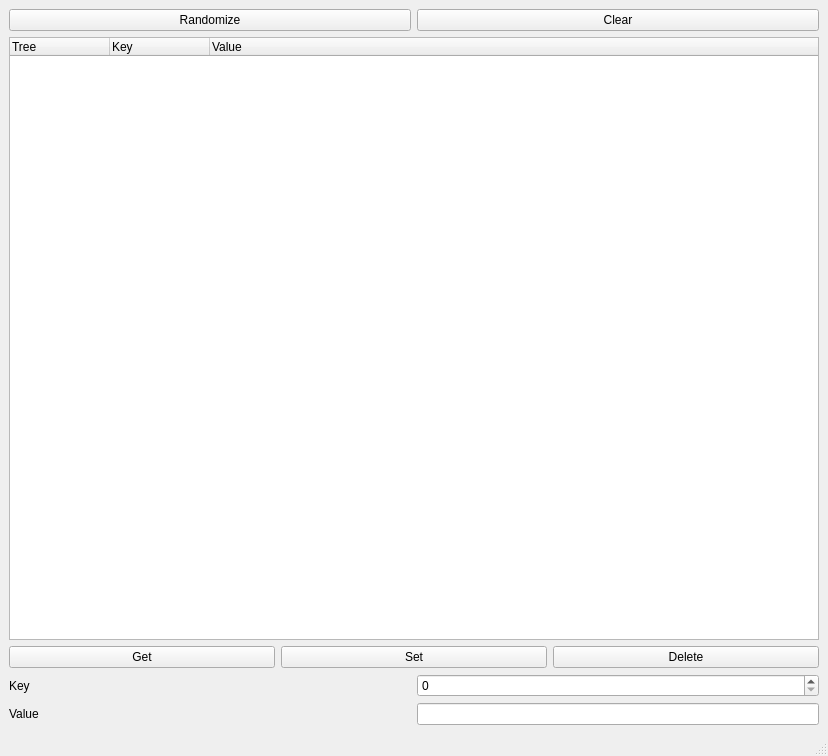
<?xml version="1.0" encoding="UTF-8"?>
<ui version="4.0">
 <class>MainWindow</class>
 <widget class="QMainWindow" name="MainWindow">
  <property name="geometry">
   <rect>
    <x>0</x>
    <y>0</y>
    <width>828</width>
    <height>756</height>
   </rect>
  </property>
  <property name="windowTitle">
   <string>MainWindow</string>
  </property>
  <widget class="QWidget" name="centralwidget">
   <layout class="QGridLayout" name="gridLayout">
    <item row="7" column="1">
     <widget class="QLineEdit" name="value"/>
    </item>
    <item row="0" column="1">
     <widget class="QPushButton" name="clearBtn">
      <property name="sizePolicy">
       <sizepolicy hsizetype="Minimum" vsizetype="Fixed">
        <horstretch>1</horstretch>
        <verstretch>0</verstretch>
       </sizepolicy>
      </property>
      <property name="text">
       <string>Clear</string>
      </property>
     </widget>
    </item>
    <item row="2" column="0" colspan="2">
     <layout class="QHBoxLayout" name="horizontalLayout">
      <item>
       <widget class="QPushButton" name="getBtn">
        <property name="text">
         <string>Get</string>
        </property>
       </widget>
      </item>
      <item>
       <widget class="QPushButton" name="setBtn">
        <property name="text">
         <string>Set</string>
        </property>
       </widget>
      </item>
      <item>
       <widget class="QPushButton" name="delBtn">
        <property name="text">
         <string>Delete</string>
        </property>
       </widget>
      </item>
     </layout>
    </item>
    <item row="6" column="1">
     <widget class="QSpinBox" name="key">
      <property name="maximum">
       <number>999999999</number>
      </property>
     </widget>
    </item>
    <item row="0" column="0">
     <widget class="QPushButton" name="randBtn">
      <property name="sizePolicy">
       <sizepolicy hsizetype="Minimum" vsizetype="Fixed">
        <horstretch>1</horstretch>
        <verstretch>0</verstretch>
       </sizepolicy>
      </property>
      <property name="text">
       <string>Randomize</string>
      </property>
     </widget>
    </item>
    <item row="7" column="0">
     <widget class="QLabel" name="label_4">
      <property name="text">
       <string>Value</string>
      </property>
     </widget>
    </item>
    <item row="1" column="0" colspan="2">
     <widget class="QTreeWidget" name="tree">
      <column>
       <property name="text">
        <string>Tree</string>
       </property>
      </column>
      <column>
       <property name="text">
        <string>Key</string>
       </property>
      </column>
      <column>
       <property name="text">
        <string>Value</string>
       </property>
      </column>
     </widget>
    </item>
    <item row="6" column="0">
     <widget class="QLabel" name="label_3">
      <property name="text">
       <string>Key</string>
      </property>
     </widget>
    </item>
   </layout>
  </widget>
  <widget class="QMenuBar" name="menubar">
   <property name="geometry">
    <rect>
     <x>0</x>
     <y>0</y>
     <width>828</width>
     <height>22</height>
    </rect>
   </property>
  </widget>
  <widget class="QStatusBar" name="statusbar"/>
 </widget>
 <resources/>
 <connections/>
</ui>
